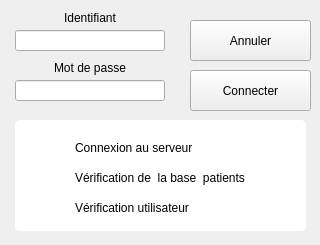
<?xml version="1.0" encoding="UTF-8"?>
<ui version="4.0">
 <class>dlg_identificationuser</class>
 <widget class="QDialog" name="dlg_identificationuser">
  <property name="windowModality">
   <enum>Qt::WindowModal</enum>
  </property>
  <property name="geometry">
   <rect>
    <x>0</x>
    <y>0</y>
    <width>320</width>
    <height>245</height>
   </rect>
  </property>
  <property name="sizePolicy">
   <sizepolicy hsizetype="Fixed" vsizetype="Fixed">
    <horstretch>0</horstretch>
    <verstretch>0</verstretch>
   </sizepolicy>
  </property>
  <property name="minimumSize">
   <size>
    <width>320</width>
    <height>245</height>
   </size>
  </property>
  <property name="maximumSize">
   <size>
    <width>320</width>
    <height>245</height>
   </size>
  </property>
  <widget class="QLabel" name="IdUserlabel">
   <property name="geometry">
    <rect>
     <x>15</x>
     <y>10</y>
     <width>150</width>
     <height>15</height>
    </rect>
   </property>
   <property name="maximumSize">
    <size>
     <width>16777215</width>
     <height>15</height>
    </size>
   </property>
   <property name="contextMenuPolicy">
    <enum>Qt::NoContextMenu</enum>
   </property>
   <property name="text">
    <string>Identifiant</string>
   </property>
   <property name="alignment">
    <set>Qt::AlignCenter</set>
   </property>
  </widget>
  <widget class="QLineEdit" name="LoginlineEdit">
   <property name="geometry">
    <rect>
     <x>15</x>
     <y>30</y>
     <width>150</width>
     <height>21</height>
    </rect>
   </property>
   <property name="contextMenuPolicy">
    <enum>Qt::NoContextMenu</enum>
   </property>
   <property name="inputMethodHints">
    <set>Qt::ImhNone</set>
   </property>
   <property name="maxLength">
    <number>15</number>
   </property>
   <property name="alignment">
    <set>Qt::AlignCenter</set>
   </property>
  </widget>
  <widget class="QLabel" name="MDPlabel">
   <property name="geometry">
    <rect>
     <x>15</x>
     <y>60</y>
     <width>150</width>
     <height>15</height>
    </rect>
   </property>
   <property name="maximumSize">
    <size>
     <width>16777215</width>
     <height>15</height>
    </size>
   </property>
   <property name="contextMenuPolicy">
    <enum>Qt::NoContextMenu</enum>
   </property>
   <property name="text">
    <string>Mot de passe</string>
   </property>
   <property name="alignment">
    <set>Qt::AlignCenter</set>
   </property>
  </widget>
  <widget class="UpPushButton" name="OKpushButton">
   <property name="geometry">
    <rect>
     <x>190</x>
     <y>70</y>
     <width>121</width>
     <height>41</height>
    </rect>
   </property>
   <property name="focusPolicy">
    <enum>Qt::WheelFocus</enum>
   </property>
   <property name="contextMenuPolicy">
    <enum>Qt::NoContextMenu</enum>
   </property>
   <property name="text">
    <string>Connecter</string>
   </property>
   <property name="icon">
    <iconset resource="../assets/Images/images.qrc">
     <normaloff>:/start.png</normaloff>:/start.png</iconset>
   </property>
   <property name="iconSize">
    <size>
     <width>30</width>
     <height>30</height>
    </size>
   </property>
   <property name="shortcut">
    <string>Meta+Return</string>
   </property>
   <property name="autoDefault">
    <bool>false</bool>
   </property>
  </widget>
  <widget class="QLineEdit" name="MDPlineEdit">
   <property name="geometry">
    <rect>
     <x>15</x>
     <y>80</y>
     <width>150</width>
     <height>21</height>
    </rect>
   </property>
   <property name="contextMenuPolicy">
    <enum>Qt::NoContextMenu</enum>
   </property>
   <property name="inputMethodHints">
    <set>Qt::ImhHiddenText|Qt::ImhLatinOnly|Qt::ImhLowercaseOnly|Qt::ImhUppercaseOnly</set>
   </property>
   <property name="maxLength">
    <number>12</number>
   </property>
   <property name="alignment">
    <set>Qt::AlignCenter</set>
   </property>
  </widget>
  <widget class="UpPushButton" name="AnnulpushButton">
   <property name="geometry">
    <rect>
     <x>190</x>
     <y>20</y>
     <width>121</width>
     <height>41</height>
    </rect>
   </property>
   <property name="focusPolicy">
    <enum>Qt::WheelFocus</enum>
   </property>
   <property name="contextMenuPolicy">
    <enum>Qt::NoContextMenu</enum>
   </property>
   <property name="text">
    <string>Annuler</string>
   </property>
   <property name="icon">
    <iconset resource="../assets/Images/images.qrc">
     <normaloff>:/Supprime.png</normaloff>:/Supprime.png</iconset>
   </property>
   <property name="iconSize">
    <size>
     <width>30</width>
     <height>30</height>
    </size>
   </property>
   <property name="shortcut">
    <string>F12</string>
   </property>
   <property name="autoDefault">
    <bool>false</bool>
   </property>
  </widget>
  <widget class="QFrame" name="frame">
   <property name="geometry">
    <rect>
     <x>15</x>
     <y>120</y>
     <width>291</width>
     <height>111</height>
    </rect>
   </property>
   <property name="styleSheet">
    <string notr="true">background:white;
border-radius: 5px;</string>
   </property>
   <property name="frameShape">
    <enum>QFrame::Box</enum>
   </property>
   <property name="frameShadow">
    <enum>QFrame::Sunken</enum>
   </property>
   <widget class="UpLabel" name="ConnectServerupLabel">
    <property name="geometry">
     <rect>
      <x>60</x>
      <y>20</y>
      <width>210</width>
      <height>16</height>
     </rect>
    </property>
    <property name="text">
     <string>Connexion au serveur</string>
    </property>
   </widget>
   <widget class="UpLabel" name="ConnectBaseupLabel">
    <property name="geometry">
     <rect>
      <x>60</x>
      <y>50</y>
      <width>210</width>
      <height>16</height>
     </rect>
    </property>
    <property name="text">
     <string>Vérification de  la base  patients</string>
    </property>
   </widget>
   <widget class="UpLabel" name="IconServerOKupLabel">
    <property name="geometry">
     <rect>
      <x>35</x>
      <y>20</y>
      <width>15</width>
      <height>15</height>
     </rect>
    </property>
    <property name="text">
     <string/>
    </property>
    <property name="pixmap">
     <pixmap resource="../assets/Images/images.qrc">:/unchecked.png</pixmap>
    </property>
    <property name="scaledContents">
     <bool>true</bool>
    </property>
   </widget>
   <widget class="UpLabel" name="IconBaseOKupLabel">
    <property name="geometry">
     <rect>
      <x>35</x>
      <y>50</y>
      <width>15</width>
      <height>15</height>
     </rect>
    </property>
    <property name="text">
     <string/>
    </property>
    <property name="pixmap">
     <pixmap resource="../assets/Images/images.qrc">:/unchecked.png</pixmap>
    </property>
    <property name="scaledContents">
     <bool>true</bool>
    </property>
   </widget>
   <widget class="UpLabel" name="ConnectUserupLabel">
    <property name="geometry">
     <rect>
      <x>60</x>
      <y>80</y>
      <width>210</width>
      <height>16</height>
     </rect>
    </property>
    <property name="text">
     <string>Vérification utilisateur</string>
    </property>
   </widget>
   <widget class="UpLabel" name="IconUserOKupLabel">
    <property name="geometry">
     <rect>
      <x>35</x>
      <y>80</y>
      <width>15</width>
      <height>15</height>
     </rect>
    </property>
    <property name="text">
     <string/>
    </property>
    <property name="pixmap">
     <pixmap resource="../assets/Images/images.qrc">:/unchecked.png</pixmap>
    </property>
    <property name="scaledContents">
     <bool>true</bool>
    </property>
   </widget>
  </widget>
 </widget>
 <customwidgets>
  <customwidget>
   <class>UpLabel</class>
   <extends>QLabel</extends>
   <header>uplabel.h</header>
  </customwidget>
  <customwidget>
   <class>UpPushButton</class>
   <extends>QPushButton</extends>
   <header>uppushbutton.h</header>
  </customwidget>
 </customwidgets>
 <tabstops>
  <tabstop>LoginlineEdit</tabstop>
  <tabstop>MDPlineEdit</tabstop>
  <tabstop>OKpushButton</tabstop>
  <tabstop>AnnulpushButton</tabstop>
 </tabstops>
 <resources>
  <include location="../assets/Images/images.qrc"/>
 </resources>
 <connections/>
</ui>
